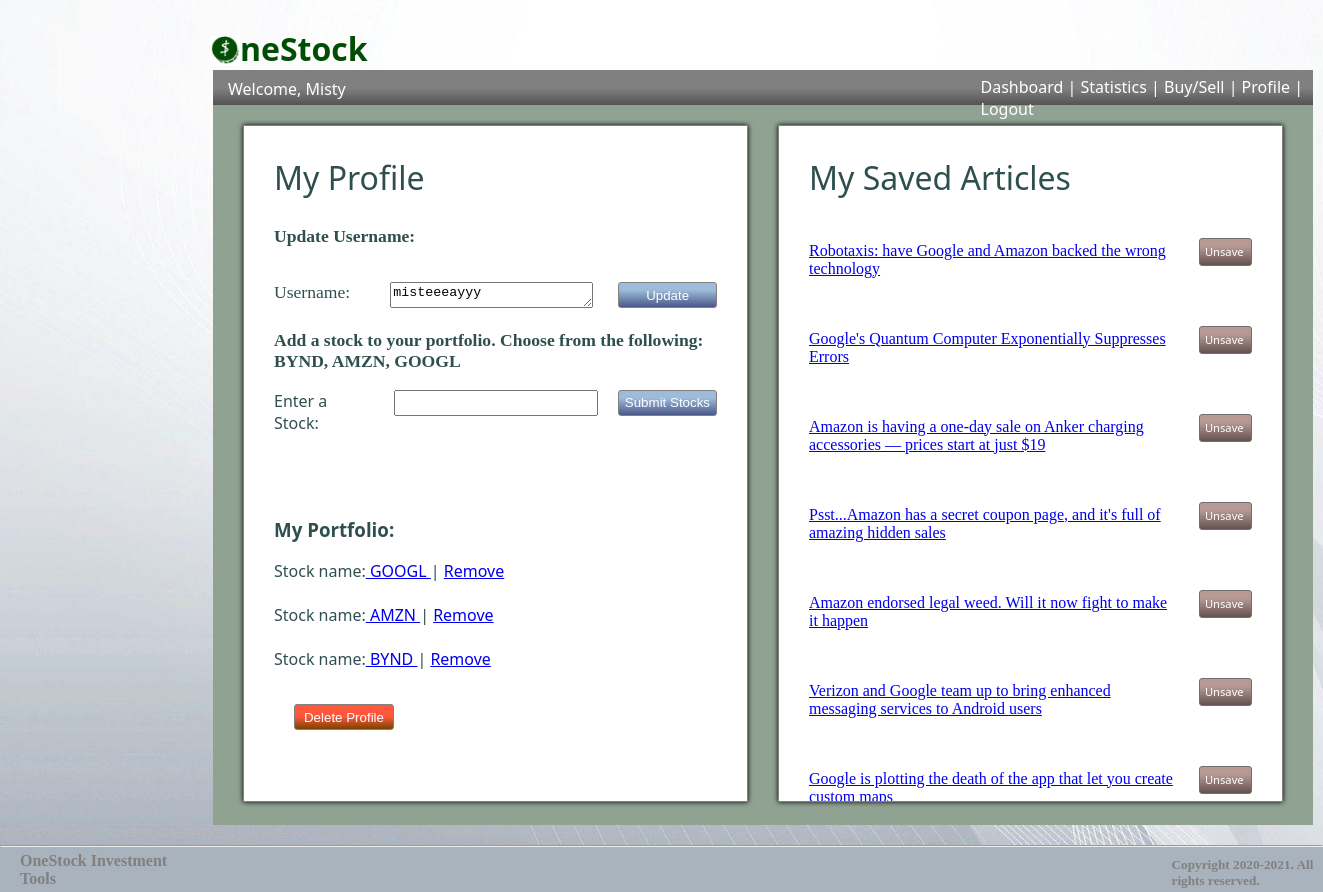
The page /profile (signed in) on the database its author committed.
### stock_reboot_app/models.py (models this page shows)
class User(models.Model):
    first_name = models.CharField(max_length=255)
    last_name = models.CharField(max_length=255)
    username = models.CharField(max_length=255)
    email = models.EmailField(max_length=255)
    password = models.CharField(max_length=255)
    updated_at = models.DateTimeField(auto_now=True)
    created_at = models.DateTimeField(auto_now_add = True)
    objects = UserManager()

class Stock(models.Model):
    stock_name = models.CharField(max_length=45)
    created_at = models.DateTimeField(auto_now_add = True)
    updated_at = models.DateTimeField(auto_now= True)
    user = models.ForeignKey(User, related_name = "stocks", on_delete = models.CASCADE)
    news_url = models.TextField()
    nasdaq_url = models.TextField()
    objects = StockManager()

class Article(models.Model):
    saved = models.BooleanField(default=False)
    headliner = models.TextField()
    created_at = models.DateTimeField(auto_now_add = True)
    updated_at = models.DateTimeField(auto_now = True)
    hyperlink = models.TextField()
    stock = models.ForeignKey(Stock, related_name="articles", on_delete = models.CASCADE, null = True)
    article_user = models.ForeignKey(User, related_name = "user_articles", on_delete = models.CASCADE, null = True)

### stock_reboot_app/views.py (the view)
# urls.py: path('profile', views.profile),
def profile(request):
    if 'user_id' not in request.session:
        return redirect('/')
    this_user = User.objects.filter(id = request.session['user_id'])
    portfolio = Stock.objects.filter(user=User.objects.get(id = request.session['user_id']))
    saved_articles = Article.objects.filter(article_user_id=this_user[0].id, saved = True)
    number_of_stocks = len(Stock.objects.filter(user=User.objects.get(id = request.session['user_id'])))
    context = {
            "user": this_user[0],
            "current_user" : this_user[0].first_name,
            "username" : this_user[0].username,
            "portfolio": portfolio,
            "saved_articles": saved_articles,
            "number_of_stocks": number_of_stocks,
        }
    return render(request, "profile.html", context)

### stock_reboot_app/templates/profile.html (shortened to what this page needs)
    {% load static %}
<!DOCTYPE html>
<html lang = "en">
<head>
    {% load static %}
    <link rel="stylesheet" href="{% static 'index.css' %}">
</head>
<body id="wavy-body">
    <div id="floating-logo">
        <img id="logo" src="{% static 'artsy_white_logo.png' %}" alt="one stock logo"><h1 id="one-stock-dash">neStock</h1>
    </div>
    <div id="dash-all">
        <div id="navbar">
            <h3 id="dash-welcome"> Welcome, {{ current_user }} </h3>
            <div id="dash-links-feed">
                <a href="/success"> Dashboard </a> | <a href="/stats"> Statistics </a> | <a href="/buy_sell">Buy/Sell</a> | <a href="/profile">Profile</a> | <a href="/logout">Logout</a>
            </div>
        </div>
        <div id="dash-stuff-profile">
            <div id="first">
                <h2 class="light">My Profile</h2>
		<p id = "bold">Update Username:</p>
                <form action="/update_username" method='POST' id="add-form">
                        <p class = "size">Username:</p>
                        <textarea name="username">{{ username }}</textarea>
                    <input type="submit" value="Update" id = "button">
                </form>
                <form action="/check_stock_name" method='POST' id="add-form-stock">
                    <p id = "bold">Add a stock to your portfolio. Choose from the following: BYND, AMZN, GOOGL</p>
                    <div id="add-stock">
                        <label for="stock-option">Enter a Stock:</label>
                        <input class="stock-option" type="text" name = "stock-option" id="stock-textarea">
                        <input type="submit" value="Submit Stocks" id = "stock-button">
            </div>
                </form>
                <br><br>
                <h3>My Portfolio:</h3>
                {% if number_of_stocks == 0 %}
                    <p id="">You have no stocks in your porfolio. </p>
                {% else %}
                    {% for stock in portfolio %}
                    Stock name:<a id="no-style" href="/feed/{{ stock.id }}"> {{ stock.stock_name }} </a> | <a href="/rm-stock/{{ stock.id }}"> Remove </a>
                    <br><br>
                    {% endfor %}
                {% endif %}
                <form action="/delete/{{ user.id }}" method='POST' id="add-form-delete">
                    <input type="submit" value="Delete Profile" id = "button">
                </form>
            </div>
            <div id="second">
                <h2 class="light">My Saved Articles</h2>
                    {% for article in saved_articles%}
                    <div id="nas-stats-container">
                        <a id="articles" href="{{ article.hyperlink }}" target = "_blank">
                            <p>{{ article.headliner }}</p>
                        </a>
                        <a  id="unsave-btn" href="/unsave_profile/{{ article.headliner }}">Unsave</a>
                    </div>
                    {% endfor %}
            </div>
        </div>
    </div>
    <hr id="">
    <div id="feed-bottom-line">
        <h4>OneStock Investment Tools</h4>
        <h5>Copyright 2020-2021. All rights reserved.</h5>
    </div>
</body>
</html>

### rows shown on the page
User: first_name "Misty", username "misteeeayyy"
Stock: stock_name "GOOGL"
Stock: stock_name "AMZN"
Stock: stock_name "BYND"
Article: headliner "Robotaxis: have Google and Amazon backed the wrong technology"
Article: headliner "Google's Quantum Computer Exponentially Suppresses Errors"
Article: headliner "Amazon is having a one-day sale on Anker charging accessories — prices start at just $19"
Article: headliner "Psst...Amazon has a secret coupon page, and it's full of amazing hidden sales"
Article: headliner "Amazon endorsed legal weed. Will it now fight to make it happen"
Article: headliner "Verizon and Google team up to bring enhanced messaging services to Android users"
Article: headliner "Google is plotting the death of the app that let you create custom maps"
